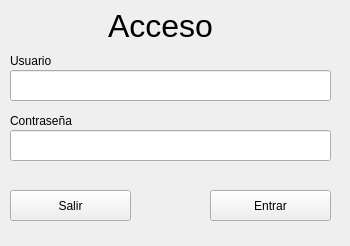
<?xml version="1.0" encoding="UTF-8"?>
<ui version="4.0">
 <class>frmLogin</class>
 <widget class="QDialog" name="frmLogin">
  <property name="geometry">
   <rect>
    <x>0</x>
    <y>0</y>
    <width>350</width>
    <height>246</height>
   </rect>
  </property>
  <property name="windowTitle">
   <string>Dialog</string>
  </property>
  <widget class="QPushButton" name="cmdEntrar">
   <property name="geometry">
    <rect>
     <x>210</x>
     <y>190</y>
     <width>121</width>
     <height>31</height>
    </rect>
   </property>
   <property name="text">
    <string>Entrar</string>
   </property>
   <property name="icon">
    <iconset resource="Imagenes.qrc">
     <normaloff>:/imagenes/aceptar.jpeg</normaloff>:/imagenes/aceptar.jpeg</iconset>
   </property>
   <property name="autoDefault">
    <bool>false</bool>
   </property>
  </widget>
  <widget class="QLabel" name="label_4">
   <property name="geometry">
    <rect>
     <x>0</x>
     <y>10</y>
     <width>321</width>
     <height>31</height>
    </rect>
   </property>
   <property name="font">
    <font>
     <pointsize>24</pointsize>
    </font>
   </property>
   <property name="frameShape">
    <enum>QFrame::NoFrame</enum>
   </property>
   <property name="text">
    <string>Acceso</string>
   </property>
   <property name="alignment">
    <set>Qt::AlignCenter</set>
   </property>
  </widget>
  <widget class="QLineEdit" name="txtUsuario">
   <property name="geometry">
    <rect>
     <x>10</x>
     <y>70</y>
     <width>321</width>
     <height>31</height>
    </rect>
   </property>
  </widget>
  <widget class="QLabel" name="label">
   <property name="geometry">
    <rect>
     <x>10</x>
     <y>50</y>
     <width>131</width>
     <height>21</height>
    </rect>
   </property>
   <property name="frameShape">
    <enum>QFrame::NoFrame</enum>
   </property>
   <property name="text">
    <string>Usuario</string>
   </property>
  </widget>
  <widget class="QLabel" name="label_2">
   <property name="geometry">
    <rect>
     <x>10</x>
     <y>110</y>
     <width>111</width>
     <height>21</height>
    </rect>
   </property>
   <property name="frameShape">
    <enum>QFrame::NoFrame</enum>
   </property>
   <property name="text">
    <string>Contraseña</string>
   </property>
  </widget>
  <widget class="QLineEdit" name="txtPasswd">
   <property name="geometry">
    <rect>
     <x>10</x>
     <y>130</y>
     <width>321</width>
     <height>31</height>
    </rect>
   </property>
   <property name="echoMode">
    <enum>QLineEdit::Password</enum>
   </property>
  </widget>
  <widget class="QPushButton" name="cmdSalir">
   <property name="geometry">
    <rect>
     <x>10</x>
     <y>190</y>
     <width>121</width>
     <height>31</height>
    </rect>
   </property>
   <property name="text">
    <string>Salir</string>
   </property>
   <property name="icon">
    <iconset resource="Imagenes.qrc">
     <normaloff>:/imagenes/Cerrar.jpeg</normaloff>:/imagenes/Cerrar.jpeg</iconset>
   </property>
   <property name="autoDefault">
    <bool>false</bool>
   </property>
  </widget>
 </widget>
 <resources>
  <include location="Imagenes.qrc"/>
 </resources>
 <connections/>
</ui>
